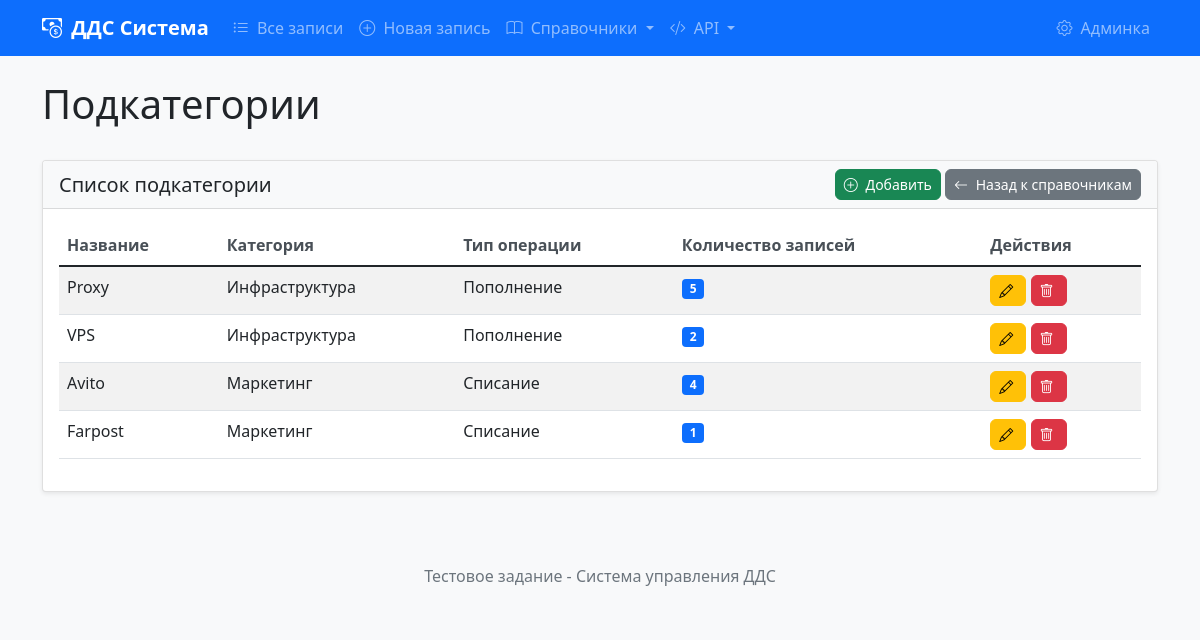
The page /dictionaries/subcategory/ (signed in) on the database its author committed.
### web/models.py (models this page shows, shortened)
class Subcategory(models.Model):
    category = models.ForeignKey(
        Category,
        on_delete=models.CASCADE,
        related_name='subcategories',
        verbose_name="Категория"
    )
    name = models.CharField(
        max_length=100,
        verbose_name="Название подкатегории"
    )
    class Meta:
        verbose_name = "Подкатегория"
        verbose_name_plural = "Подкатегории"
        ordering = ['category', 'name']
        constraints = [
            models.UniqueConstraint(
                fields=['category', 'name'],
                name='unique_subcategory_per_category'
            )
        ]

class Category(models.Model):
    transaction_type = models.ForeignKey(
        TransactionType,
        on_delete=models.CASCADE,
        related_name='categories',
        verbose_name="Тип операции"
    )
    name = models.CharField(
        max_length=100,
        verbose_name="Название категории"
    )
    class Meta:
        verbose_name = "Категория"
        verbose_name_plural = "Категории"
        ordering = ['transaction_type', 'name']
        constraints = [
            models.UniqueConstraint(
                fields=['transaction_type', 'name'],
                name='unique_category_per_type'
            )
        ]

class TransactionType(models.Model):
    name = models.CharField(
        max_length=100,
        unique=True,
        verbose_name="Тип операции"
    )
    class Meta:
        verbose_name = "Тип операции"
        verbose_name_plural = "Типы операций"
        ordering = ['name']

### web/views/views.py (the view)
# urls.py: path('dictionaries/subcategory/', views.SubcategoryListView.as_view(), name='subcategory_list'),
class SubcategoryListView(LoginRequiredMixin, ListView):
    model = Subcategory
    template_name = 'cash_flow/dictionary_list.html'
    context_object_name = 'items'
    def get_context_data(self, **kwargs):
        context = super().get_context_data(**kwargs)
        context['title'] = 'Подкатегории'
        context['model_name'] = 'subcategory'
        return context

### templates/cash_flow/dictionary_list.html (shortened to what this page needs)
{% extends 'base.html' %}
{% load static %}
{% block page_title %}{{ title }}{% endblock %}
{% block content %}
<div class="card">
    <div class="card-header d-flex justify-content-between align-items-center">
        <h5 class="mb-0">Список {{ title|lower }}</h5>
        <div>
            <a href="{% url create_url %}" class="btn btn-success btn-sm">
                <i class="bi bi-plus-circle"></i> Добавить
            </a>
            <a href="{% url 'cash_flow:dictionary_manage' %}" class="btn btn-secondary btn-sm">
                <i class="bi bi-arrow-left"></i> Назад к справочникам
            </a>
        </div>
    </div>
    <div class="card-body">
        {% if items %}
        <div class="table-responsive">
            <table class="table table-striped table-hover">
                <thead>
                    <tr>
                        <th>Название</th>
                        {% if model_name == 'category' %}
                        <th>Тип операции</th>
                        {% elif model_name == 'subcategory' %}
                        <th>Категория</th>
                        <th>Тип операции</th>
                        {% endif %}
                        <th>Количество записей</th>
                        <th>Действия</th>
                    </tr>
                </thead>
                <tbody>
                    {% for item in items %}
                    <tr>
                        <td>{{ item.name }}</td>
                        {% if model_name == 'category' %}
                        <td>{{ item.transaction_type.name }}</td>
                        {% elif model_name == 'subcategory' %}
                        <td>{{ item.category.name }}</td>
                        <td>{{ item.category.transaction_type.name }}</td>
                        {% endif %}
                        <td>
                            <span class="badge bg-primary">
                                {% if model_name == 'status' %}
                                    {{ item.cashflowrecord_set.count }}
                                {% elif model_name == 'transactiontype' %}
                                    {{ item.cashflowrecord_set.count }}
                                {% elif model_name == 'category' %}
                                    {{ item.cashflowrecord_set.count }}
                                {% elif model_name == 'subcategory' %}
                                    {{ item.cashflowrecord_set.count }}
                                {% endif %}
                            </span>
                        </td>
                        <td>
                            <a href="{% url edit_url item.pk %}"
                               class="btn btn-warning btn-sm" title="Редактировать">
                                <i class="bi bi-pencil"></i>
                            </a>
                            <a href="{% url delete_url item.pk %}"
                               class="btn btn-danger btn-sm confirm-delete" title="Удалить">
                                <i class="bi bi-trash"></i>
                            </a>
                        </td>
                    </tr>
                    {% endfor %}
                </tbody>
            </table>
        </div>
        {% else %}
        <div class="alert alert-info text-center">
            <i class="bi bi-info-circle"></i> Нет данных для отображения
        </div>
        {% endif %}
    </div>
</div>
{% endblock %}

### static/css/style.css (style rules this page uses)
body { background-color: #f8f9fa; }
.card { box-shadow: 0 0.125rem 0.25rem rgba(0, 0, 0, 0.075); border: 1px solid rgba(0, 0, 0, 0.125); }
.card-header { background-color: #f8f9fa; border-bottom: 1px solid rgba(0, 0, 0, 0.125); }
.table th { border-top: none; font-weight: 600; color: #495057; }
.btn { border-radius: 0.375rem; }
.btn-sm { padding: 0.25rem 0.5rem; font-size: 0.875rem; }
.bi { margin-right: 0.25rem; }

### rows shown on the page
Subcategory: name "Proxy", category.name "Инфраструктура", category.transaction_type.name "Пополнение", cashflowrecord_set.count "5"
Subcategory: name "VPS", category.name "Инфраструктура", category.transaction_type.name "Пополнение", cashflowrecord_set.count "2"
Subcategory: name "Avito", category.name "Маркетинг", category.transaction_type.name "Списание", cashflowrecord_set.count "4"
Subcategory: name "Farpost", category.name "Маркетинг", category.transaction_type.name "Списание", cashflowrecord_set.count "1"

### other values the page prints
{{ title }} "Подкатегории"
{{ title|lower }} "подкатегории"
